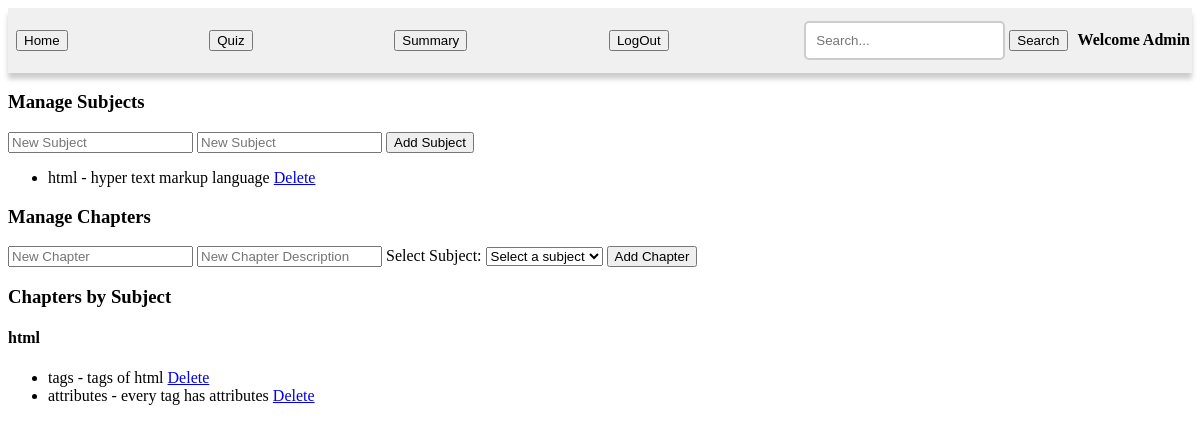
The page /admin on the database its author committed.
### models/database.py (models this page shows)
class Subject(db.Model):
    subject_id = db.Column(db.Integer, primary_key = True, autoincrement=True)
    subject_name = db.Column(db.String(100), nullable = False)
    subject_discription = db.Column(db.String(500), nullable = False)
    chapters = db.relationship('Chapter', backref='subject', lazy=True)

class Chapter(db.Model):
    chapter_id = db.Column(db.Integer, primary_key = True, autoincrement=True)
    chapter_name = db.Column(db.String(100), nullable = False)
    chapter_discription = db.Column(db.String(500), nullable = False)
    subject_id = db.Column(db.Integer, db.ForeignKey('subject.subject_id'))
    quizzes = db.relationship('Quiz', backref='chapter', lazy=True)

### app.py (the view)
@app.route("/admin")
def admin():
    subjects = Subject.query.all()
    chapters = Chapter.query.all()
    return render_template("admin.html", subjects=subjects, chapters=chapters)

### templates/admin.html (shortened to what this page needs)
<!DOCTYPE html>
<html lang="en">
<head>
    <link rel="stylesheet" href="/static/admin.css">
</head>
<body>
    <div class = "header">
        <a href="{{ url_for('admin') }}"><button>Home</button></a>
        <a href="{{ url_for('quiz') }}"><button>Quiz</button></a>
        <a href="{{ url_for('summary') }}"><button>Summary</button></a>
        <a href="{{ url_for('login') }}"><button>LogOut</button></a>
        <div class = "left-head">
            <form method="get" action="{{ url_for('summary') }}">
                <input type="search" name="query" placeholder="Search..." required>
                <button type="submit">Search</button>
            </form>
            <h4>Welcome Admin</h4>
        </div>
    </div>
    <div>
        <h3>Manage Subjects</h3>
        <form method="post" action="/subjects">
            <input type="text" name="subject_name" placeholder="New Subject" required>
            <input type="text" name="subject_discription" placeholder="New Subject" required>
            <button type="submit">Add Subject</button>
        </form>
        <ul>
            {% for subject in subjects %}
            <li>{{ subject.subject_name }} - {{subject.subject_discription}}
                <a href="/delete-subject/{{ subject.subject_id }}">Delete</a>
            </li>
            {% endfor %}
        </ul>
    </div>
    <div>
        <h3>Manage Chapters</h3>
<form method="post" action="/chapters">
    <input type="text" name="chapter_name" placeholder="New Chapter" required>
    <input type="text" name="chapter_discription" placeholder="New Chapter Description" required>
    <label for="subject_id">Select Subject:</label>
    <select name="subject_id" required>
        <option value="" disabled selected>Select a subject</option>
    </select>
    <button type="submit">Add Chapter</button>
</form>
<h3>Chapters by Subject</h3>
{% for subject in subjects %}
        <h4>{{ subject.subject_name }}</h4>
        <ul>
            {% for chapter in subject.chapters %}
            <li>{{ chapter.chapter_name }} - {{ chapter.chapter_discription }}
                <a href="/delete-chapter/{{ chapter.chapter_id }}">Delete</a>
            </li>
            {% endfor %}
        </ul>
    {% endfor %}
    </div>
</body>
</html>

### static/admin.css (style rules this page uses)
.header { display: flex; justify-content: space-between; align-items: center; padding: 2px 2px; background-color: #f0f0f0; box-shadow: 0 6px 5px rgba(0, 0, 0, 0.2); }
.header a { text-decoration: none; color: black; margin: 0 6px; }
.left-head { display: flex; align-items: center; gap: 10px; }
input[type="search"] { padding: 10px; border: 2px solid #ccc; border-radius: 5px; }

### rows shown on the page
Subject: subject_name "html", subject_discription "hyper text markup language"
Chapter: chapter_name "tags", chapter_discription "tags of html"
Chapter: chapter_name "attributes", chapter_discription "every tag has attributes"
